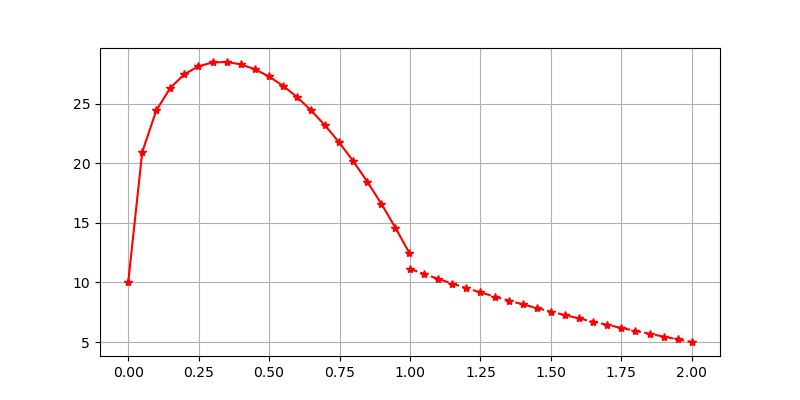

The script that saved this image:
#!/usr/bin/env python
import matplotlib.pyplot as plt
import pandas as pd

def main():
    #df1 = pd.read_csv('reaction_1D_steady_out_omega_1_0002.csv')
    #df2 = pd.read_csv('reaction_1D_steady_out_omega_2_0002.csv')
    #df1 = pd.read_csv('reaction_1D_steady-added-source_out_omega_1_0002.csv')
    #df2 = pd.read_csv('reaction_1D_steady-added-source_out_omega_2_0002.csv')
    df1 = pd.read_csv('heat-modified_out_omega_1_0002.csv')
    df2 = pd.read_csv('heat-modified_out_omega_2_0002.csv')

    (fig, ax1) = plt.subplots(1, figsize=(8, 4))

    ax1.plot(df1['x'], df1['u'],'r*-')
    ax1.plot(df2['x'], df2['v'],'r*--')

    plt.grid(True)
    plt.savefig('plot.png')
    plt.show()

if __name__ == '__main__':

    main()
